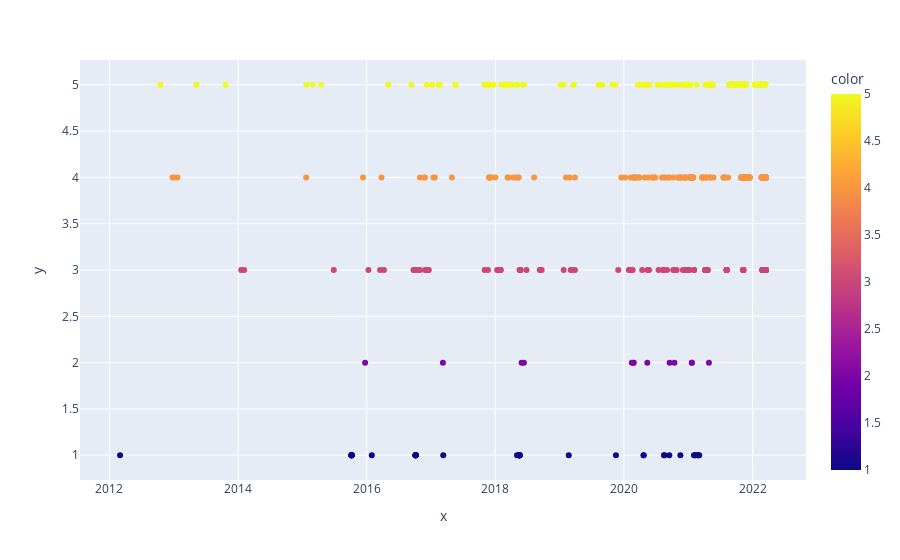

The code cell stored with this chart in its notebook:
### Code cell
import plotly.express as px
fig = px.scatter(x=df_clean['date'], y=df_clean['rating'], color=df_clean['rating'])
fig.show()

### Figure 1 — Plotly figure (JSON) as saved in the notebook; plotly's stock layout.template omitted (floating-point values rounded to 4 significant figures; data arrays with more than 128 entries replaced by an {"elided": "..."} marker saying what was removed)
{"data": [{"hovertemplate": "x=%{x}<br>y=%{y}<br>color=%{marker.color}<extra></extra>", "legendgroup": "", "marker": {"color": {"elided": "761 int values"}, "coloraxis": "coloraxis", "symbol": "circle"}, "mode": "markers", "name": "", "orientation": "v", "showlegend": false, "type": "scatter", "x": {"elided": "761 str values"}, "xaxis": "x", "y": {"elided": "761 int values"}, "yaxis": "y"}], "layout": {"coloraxis": {"colorbar": {"title": {"text": "color"}}, "colorscale": [[0, "#0d0887"], [0.1111, "#46039f"], [0.2222, "#7201a8"], [0.3333, "#9c179e"], [0.4444, "#bd3786"], [0.5556, "#d8576b"], [0.6667, "#ed7953"], [0.7778, "#fb9f3a"], [0.8889, "#fdca26"], [1, "#f0f921"]]}, "legend": {"tracegroupgap": 0}, "margin": {"t": 60}, "xaxis": {"anchor": "y", "domain": [0, 1], "title": {"text": "x"}}, "yaxis": {"anchor": "x", "domain": [0, 1], "title": {"text": "y"}}}}
